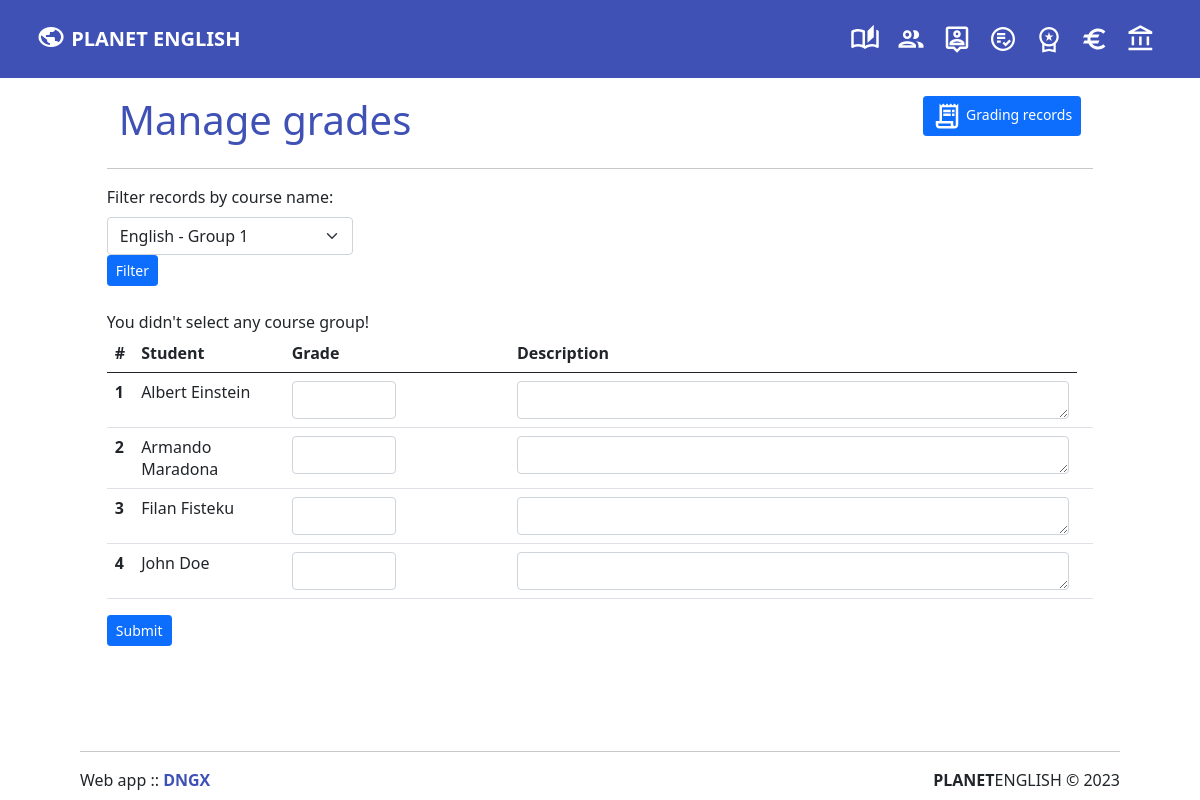
/m-grades.php, run on an earlier commit of the app's database.
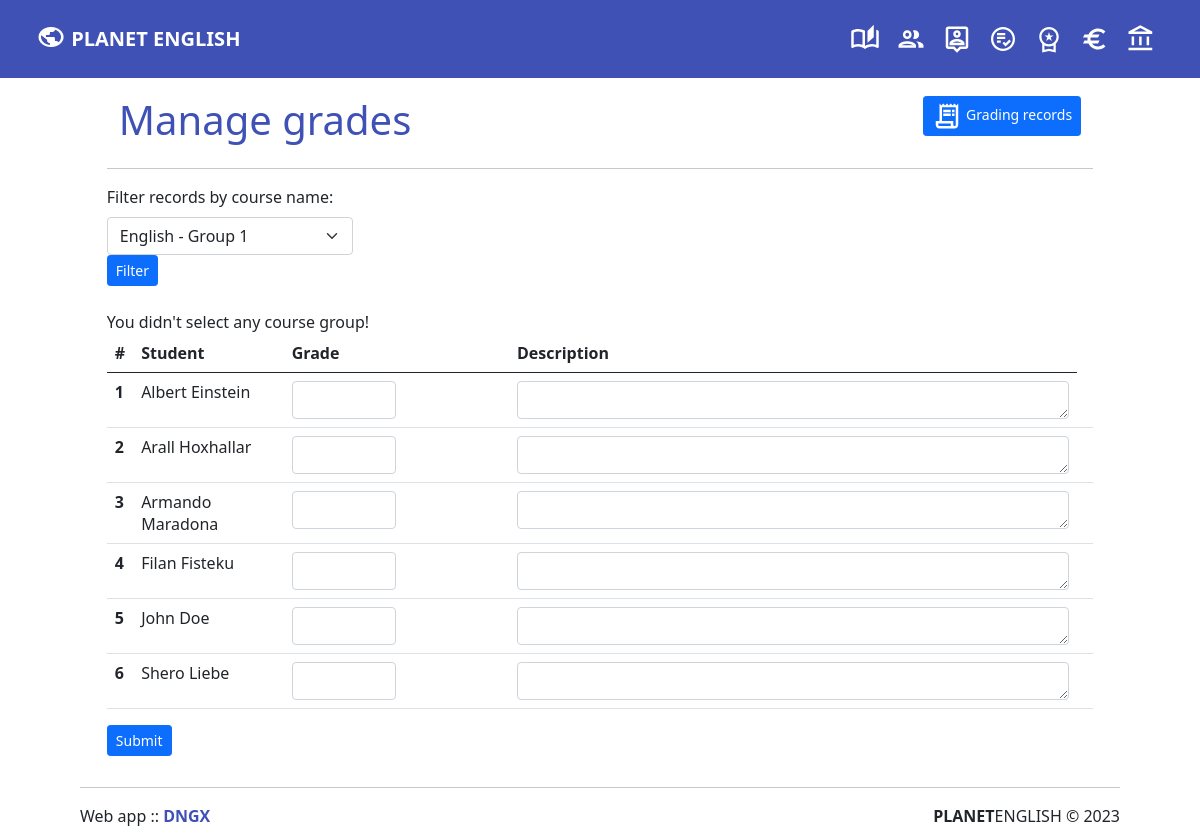
And on a later commit of the database.
### tables this page shows
CREATE TABLE `enrollments` (
  `enrollment_id` int(11) NOT NULL,
  `enstudent_id` int(11) DEFAULT NULL,
  `encourse_id` int(11) DEFAULT NULL,
  `enrollment_date` date DEFAULT NULL
);

CREATE TABLE `students` (
  `student_id` int(11) NOT NULL,
  `first_name` varchar(50) DEFAULT NULL,
  `last_name` varchar(50) DEFAULT NULL,
  `email` varchar(100) DEFAULT NULL,
  `phone` varchar(20) DEFAULT NULL,
  `address` varchar(200) DEFAULT NULL,
  `parent` varchar(50) DEFAULT NULL
);

### m-grades.php (the view, shortened to what the changed rows need)
<?php include('partials/menu.php'); ?>
<html lang="en">
  <head>
    <link href="css/bootstrap.min.css" rel="stylesheet">
    <link href="css/bootstrap-icons.css" rel="stylesheet">
  </head>
  <body>
    <div class="container-fluid">
        <div class="row text-start p-4 mb-auto" style="width:90%; margin: auto;">
            <div class="container ">
                <br><br><br>
                <div class="row mb-auto" style="margin: auto;">
                <div class="col-md-8">
                  <h1 class="text-start" style="color: #3f51b5;">Manage grades</h1>
                </div>
                </div>
                                <?php
                                    $sql = "SELECT * FROM courses";
                                            ?>
                <table class="table">
  <thead>
    <tr>
      <th scope="col">#</th>
      <th scope="col">Student</th>
      <th scope="col">Grade</th>
      <th scope="col">Description</th>
    </tr>
  </thead>
  <?php
    if(isset($_POST['filter'])){
      $course_n = $_POST['course'];
      echo "Selected course name: " .$course_n. "<br>";
      $sql = "
          SELECT DISTINCT s.first_name, s.last_name, c.course_name, e.enrollment_date, e.enrollment_id, g.grade_id, g.grenrollment_id  FROM students s
          LEFT JOIN enrollments e
          ON s.student_id = e.enstudent_id
          LEFT JOIN courses c
          ON e.encourse_id = c.course_id
          LEFT JOIN grades g
          ON e.enrollment_id = g.grenrollment_id
          WHERE c.course_name = '".$course_n."'
          GROUP BY s.first_name
    ";
    } else{
      echo "You didn't select any course group! <br>";
    $sql = "
          SELECT DISTINCT s.first_name, s.last_name, c.course_name, e.enrollment_date, e.enrollment_id, g.grade_id, g.grenrollment_id  FROM students s
          LEFT JOIN enrollments e
          ON s.student_id = e.enstudent_id
          LEFT JOIN courses c
          ON e.encourse_id = c.course_id
          LEFT JOIN grades g
          ON e.enrollment_id = g.grenrollment_id
          GROUP BY s.first_name
    ";
  }
    $res = mysqli_query($cxn, $sql);
    if ($res == TRUE)
    {
      $count = mysqli_num_rows($res);
      $sn = 1;
      if($count > 0){
        while($rows = mysqli_fetch_assoc($res))
        {
          $firstname = $rows['first_name'];
          $lastname = $rows['last_name'];
          ?>
          <tr>
            <th scope="row"><?php echo $sn++?></th>
            <td>
            <form action="" method="POST" enctype="multipart/form-data">
              <?php echo $firstname.' '.$lastname;?>
            </td>
            <td>
              <input type="number" class="form-control w-50" name="grade[]" value="">
            </td>
            <td>
            <textarea name="grade_description[]" id="" cols="70" rows="1" class="form-control"></textarea>
            </td>
            <td>
            </td>
          </tr>
        <?php
        }
      }
      else {
      }
    }
  ?>
</table>
    <br><br>
<br>
            </div>
        </div>
        <?php include('partials/footer.php');?>
    </div>
  </body>
</html>

What changed in the data, as far as the page shows it:
no longer on this page (row unchanged): enrollments: enstudent.first_name "Albert", enstudent.last_name "Einstein"
no longer on this page (row unchanged): enrollments: enstudent.first_name "John", enstudent.last_name "Doe"
now on this page (row unchanged): students: first_name "Albert", last_name "Einstein"
added enrollments: enstudent.first_name "Arall", enstudent.last_name "Hoxhallar"
now on this page (row unchanged): students: first_name "John", last_name "Doe"
added students: first_name "Shero", last_name "Liebe"
